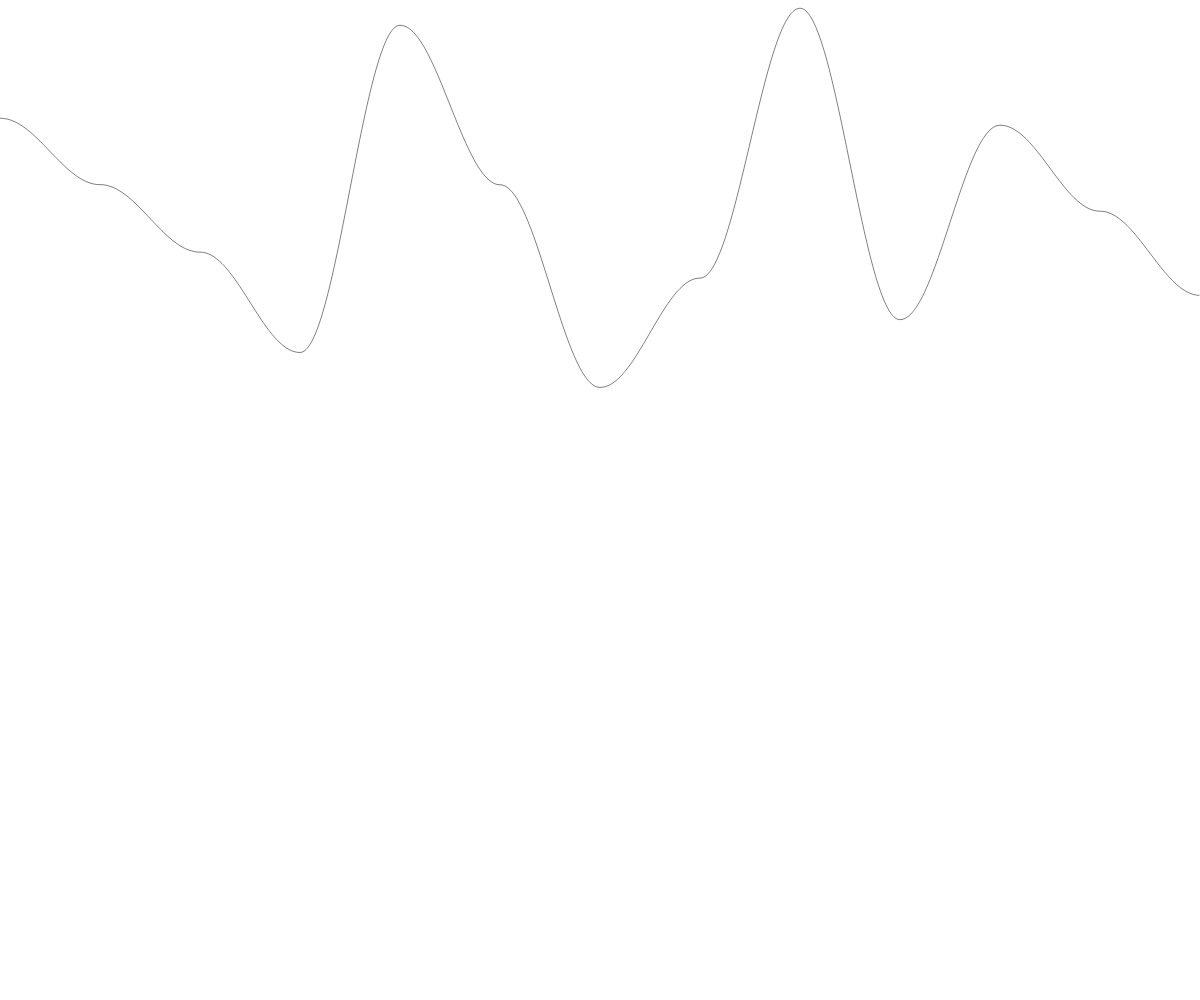
Frame 1 (no input)
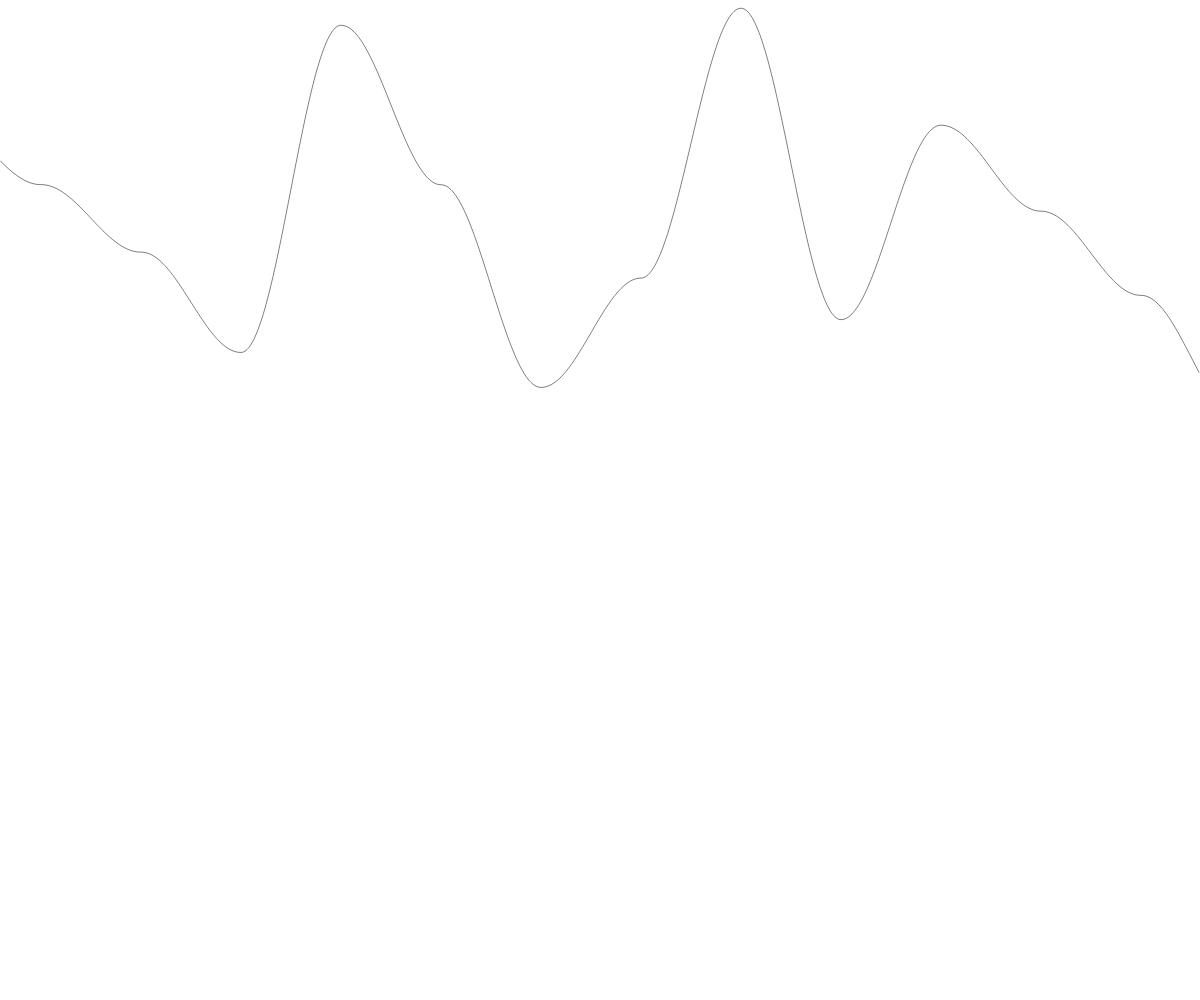
Frame 60 (no input)
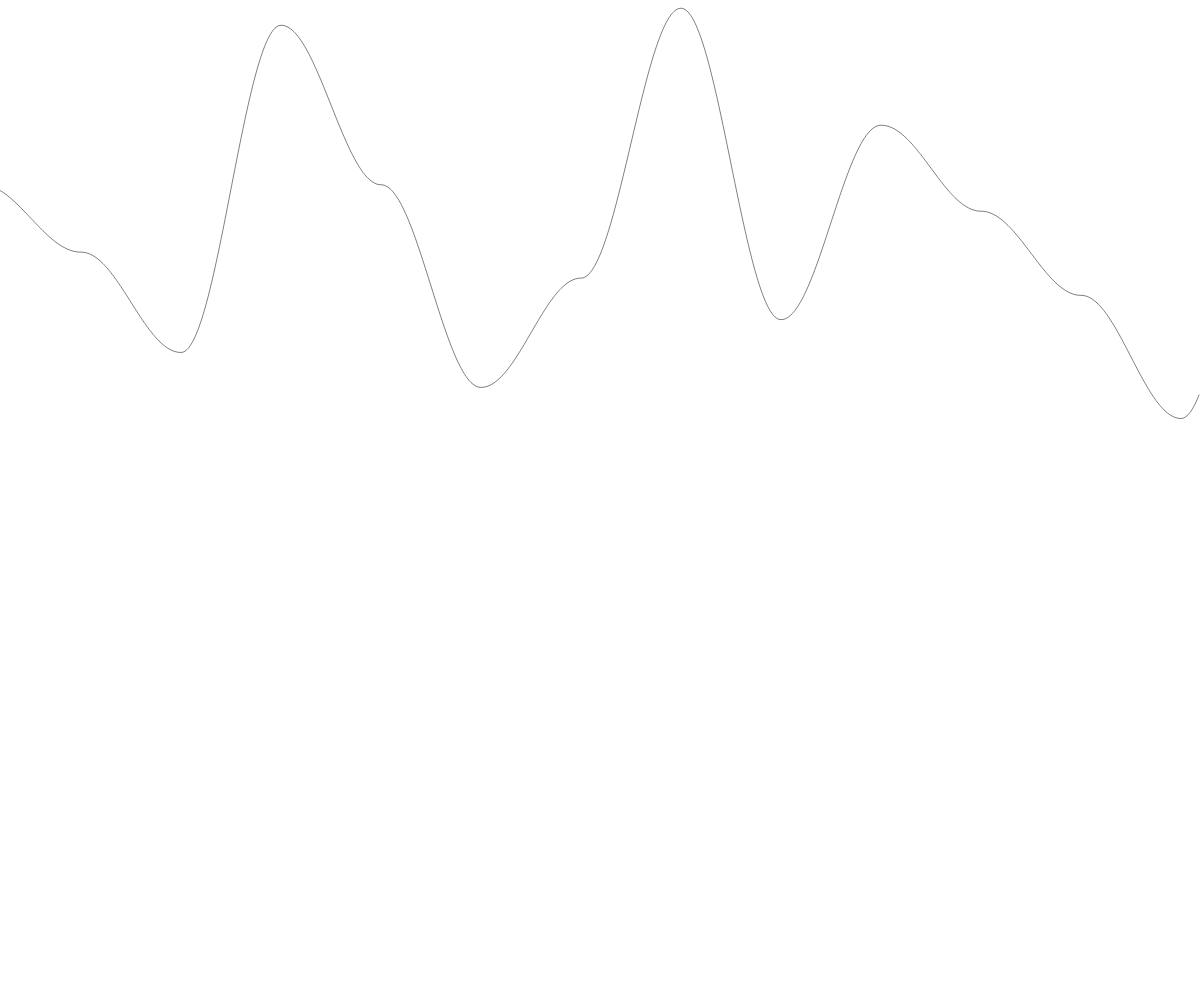
Frame 120 (the mouse pressed at the canvas centre since frame 60)

The p5.js sketch that drew these frames (run headless with seeded random() and noise() and a simulated clock; from frame 60 on, the mouse is pressed at the canvas centre):

// p5.js sketch
// ── sketch.js
function setup() {
	createCanvas(windowWidth, windowHeight);
	noiseSeed(1)
	noiseDetail(2,0.00000001)
}
let inc = 0.01
let count = 0
function draw() {
	// put drawing code here

	// ellipse(, height/2 ,30,30)
	background(255)
	let xoff = 0
	strokeWeight(0.5)
	beginShape()
	for (let x = 0; x < width; x++) {
		let y = noise(xoff+count)*height
		vertex(x,y)
		xoff += inc
	}
	endShape()
	count +=0.01

}
